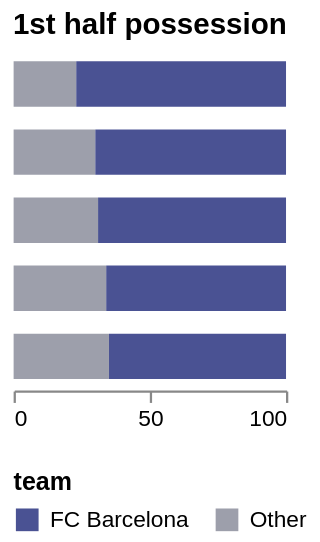

Write the Vega-Lite specification saved for this chart.
### Vega specification from a JSON file in a GitHub repository (floating-point values rounded to 4 significant figures; data arrays with more than 128 entries replaced by an {"elided": "..."} marker saying what was removed)
{"$schema": "https://vega.github.io/schema/vega/v5.json", "background": "white", "padding": 5, "width": 120, "height": 150, "title": {"text": "1st half possession", "frame": "group"}, "style": "cell", "data": [{"name": "selector008_store", "values": [{"unit": "", "fields": [{"type": "E", "field": "Team"}], "values": ["FC Barcelona"]}]}, {"name": "data-4f7d60644cd8abb0768bce1b1ec787c0", "values": {"elided": "200 records"}}, {"name": "data_0", "source": "data-4f7d60644cd8abb0768bce1b1ec787c0", "transform": [{"type": "filter", "expr": "!(length(data(\"selector008_store\"))) || (vlSelectionTest(\"selector008_store\", datum))"}, {"type": "formula", "expr": "datum.team_name == selector008.Team ? datum.team_name : 'Other'", "as": "team"}, {"type": "stack", "groupby": ["Oponent"], "field": "value", "sort": {"field": ["team"], "order": ["descending"]}, "as": ["value_start", "value_end"], "offset": "zero"}, {"type": "filter", "expr": "isValid(datum[\"value\"]) && isFinite(+datum[\"value\"])"}]}], "signals": [{"name": "unit", "value": {}, "on": [{"events": "mousemove", "update": "isTuple(group()) ? group() : unit"}]}, {"name": "selector008_Team", "init": "\"FC Barcelona\"", "bind": {"input": "select", "options": ["Valencia CF", "RCD Mallorca", "CA Osasuna", "Villarreal CF", "RC Deportivo de La Coruña", "Real Madrid CF", "CD Numancia", "FC Barcelona", "Racing Santander", "Sevilla FC", "Real Sporting de Gijón", "Getafe CF", "Real Betis Balompié", "RC Recreativo", "RCD Espanyol", "Real Valladolid", "Athletic Club de Bilbao", "UD Almería", "Atlético Madrid", "Málaga CF", "Xerez Club Deportivo", "Real Zaragoza", "CD Tenerife", "Hércules Club de Fútbol", "Levante UD", "Real Sociedad", "Granada CF", "Rayo Vallecano", "RC Celta de Vigo", "Elche CF", "SD Eibar", "Córdoba CF", "UD Las Palmas"], "name": "Team A"}}, {"name": "selector008", "update": "vlSelectionResolve(\"selector008_store\", \"union\")"}, {"name": "selector008_tuple", "update": "selector008_Team !== null ? {fields: selector008_tuple_fields, values: [selector008_Team]} : null"}, {"name": "selector008_tuple_fields", "value": [{"type": "E", "field": "Team"}]}, {"name": "selector008_modify", "on": [{"events": {"signal": "selector008_tuple"}, "update": "modify(\"selector008_store\", selector008_tuple, true)"}]}], "marks": [{"name": "marks", "type": "rect", "style": ["bar"], "interactive": true, "from": {"data": "data_0"}, "encode": {"update": {"opacity": {"value": 0.8}, "fill": {"scale": "color", "field": "team"}, "tooltip": {"signal": "{\"team_name\": ''+datum[\"team_name\"], \"value\": format(datum[\"value\"], \"\")}"}, "x": {"scale": "x", "field": "value_end"}, "x2": {"scale": "x", "field": "value_start"}, "yc": {"scale": "y", "field": "Oponent", "band": 0.5}, "height": {"value": 20}}}}], "scales": [{"name": "x", "type": "linear", "domain": {"data": "data_0", "fields": ["value_start", "value_end"]}, "range": [0, {"signal": "width"}], "nice": true, "zero": true}, {"name": "y", "type": "band", "domain": {"data": "data_0", "field": "Oponent", "sort": true}, "range": [0, {"signal": "height"}], "paddingInner": 0.1, "paddingOuter": 0.05}, {"name": "color", "type": "ordinal", "domain": {"data": "data_0", "field": "team", "sort": true}, "range": ["#1D2778", "#858796"]}], "axes": [{"scale": "x", "orient": "bottom", "grid": false, "labelFlush": true, "labelOverlap": true, "tickCount": {"signal": "ceil(width/40)"}, "zindex": 0}], "legends": [{"orient": "bottom", "fill": "color", "direction": "horizontal", "symbolType": "square", "title": "team", "encode": {"symbols": {"update": {"opacity": {"value": 0.8}}}}}], "config": {"axis": {"grid": false}, "style": {"cell": {"strokeWidth": 0}}}}
